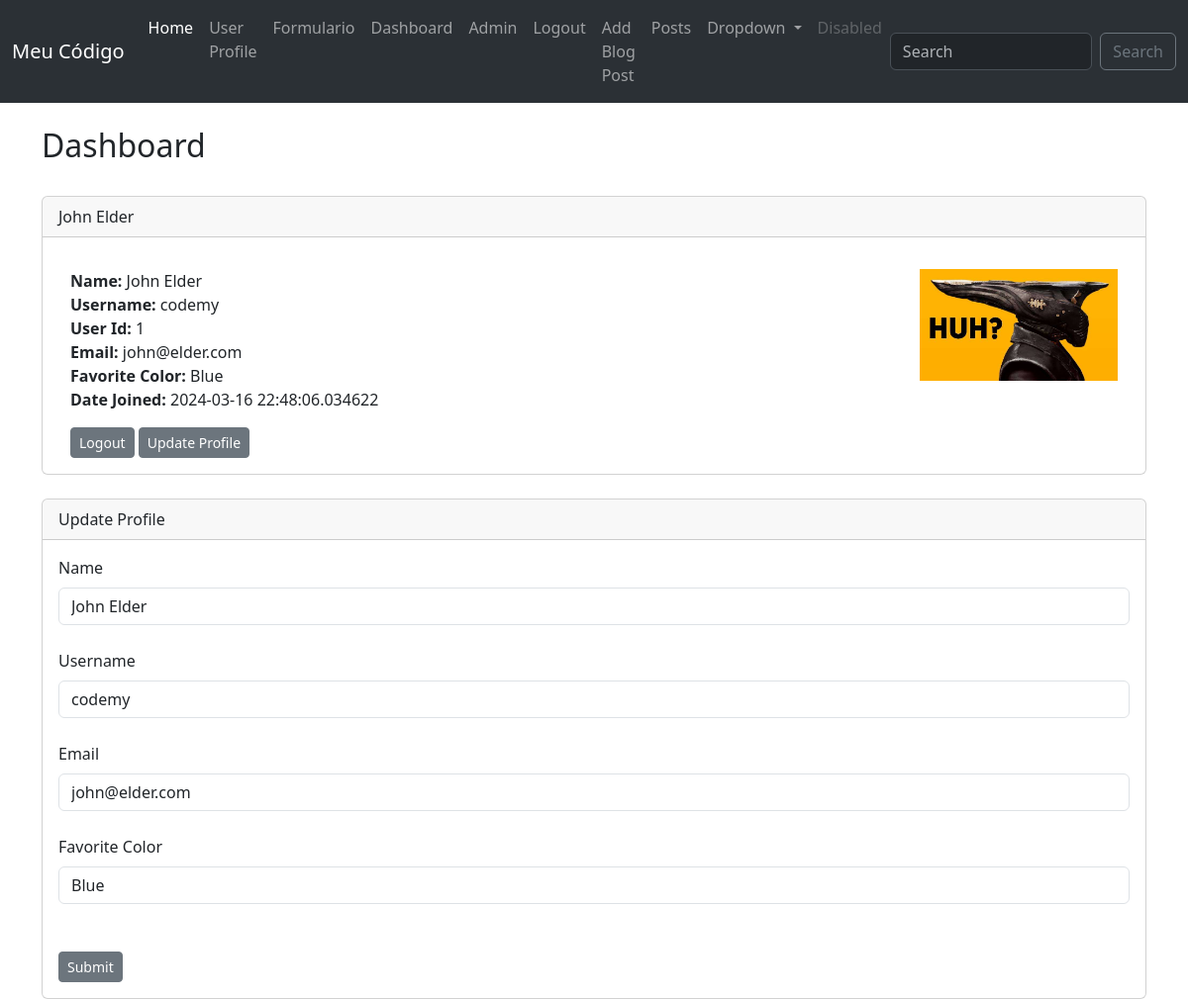
The app's page /dashboard (signed in) with its own data.
### app.py (models this page shows, shortened)
class Users(db.Model, UserMixin):
    id = db.Column(db.Integer, primary_key=True)
    username = db.Column(db.String(20), nullable=False, unique=True)
    name = db.Column(db.String(200), nullable=False)
    email = db.Column(db.String(120), nullable=False, unique=True)
    favorite_color = db.Column(db.String(120))
    date_added = db.Column(db.DateTime, default=datetime.now)
    password_hash = db.Column(db.String(128))
    posts = db.relationship('Posts', backref='poster')
    @property
    def password(self):
        raise AttributeError('Password is not a readable attribute')

### app.py (the view)
@app.route('/dashboard', methods=['GET', 'POST'])
@login_required
def dashboard():
    form = UserForm()
    id = current_user.id
    name_to_update = Users.query.get_or_404(id)
    if request.method == "POST":
        name_to_update.name = request.form['name']
        name_to_update.email = request.form['email']
        name_to_update.favorite_color = request.form['favorite_color']
        name_to_update.username = request.form['username']
        try:
            db.session.commit()
            flash("User Updated Successfully")
            return render_template("dashboard.html",
                                   form=form,
                                   name_to_update = name_to_update,
                                   id = id)
        except:
            flash("Error")
            return render_template("dashboard.html",
                                   form=form,
                                   name_to_update = name_to_update,
                                   id = id)
    else:
        return render_template("dashboard.html",
                                   form=form,
                                   name_to_update = name_to_update,
                                   id = id)

### webforms.py
class UserForm(FlaskForm):
    name = StringField("Name", validators=[DataRequired()])
    username = StringField("Username", validators=[DataRequired()])
    email = StringField("Email", validators=[DataRequired()])
    favorite_color = StringField("Favorite Color")
    password_hash = PasswordField('Password', validators=[DataRequired(), EqualTo('password_hash2', message='Passwords Must Match!')])
    password_hash2 = PasswordField('Confirm Password', validators=[DataRequired()])
    submit = SubmitField("Submit")

class SearchForm(FlaskForm):
    searched = StringField("Searched", validators=[DataRequired()])
    submit = SubmitField("Submit")

### app.py (called while the page is built)
@login_manager.user_loader
def load_user(user_id):
    return Users.query.get(int(user_id))

@app.context_processor
def base():
    form = SearchForm()
    return dict(form=form)

### templates/dashboard.html (shortened to what this page needs)
<!DOCTYPE html>
<html lang="en">
<head>
</head>
<body>
    {% extends 'base.html'%}
    {% block content %}
        <h2>Dashboard</h2>
        <br/>
        <div class="card">
    <div class="card-header">
        {{ current_user.name }}
    </div>
    <div class="card-body">
        <p class="card-text">
    <div class="container">
        <div class="row">
            <div class="col-8">
        <strong>Name:</strong>
        {{ current_user.name }}<br/>
        <strong>Username:</strong>
        {{ current_user.username }}<br/>
        <strong>User Id:</strong>
        {{ current_user.id }}<br/>
        <strong>Email:</strong>
        {{ current_user.email }}<br/>
        <strong>Favorite Color:</strong>
        {{ current_user.favorite_color }}<br/>
        <strong>Date Joined:</strong>
        {{ current_user.date_added }}<br/>
        </p>
        <a href="{{ url_for('logout')}}" class="btn btn-secondary btn-sm">Logout</a>
        <a href="{{ url_for('update', id=current_user.id)}}" class="btn btn-secondary btn-sm">Update Profile</a>
        </div>
        <div class="col-4">
            <img src="{{ url_for('static', filename='images/image0.jpg')}}" width="200" align="right">
        </div>
        </div>
        </div>
    <br/>
    <div class="card">
    <div class="card-header">
        Update Profile
    </div>
    <div class="card-body">
        <form action="/dashboard" method="POST" enctype="multipart/form-data">
            {{ form.name.label(class="form-label") }}
            {{ form.name(class="form-control", value=name_to_update.name) }}
            <br/>
            {{ form.username.label(class="form-label") }}
            {{ form.username(class="form-control", value=name_to_update.username) }}
            <br/>
            {{ form.email.label(class="form-label") }}
            {{ form.email(class="form-control", value=name_to_update.email) }}
            <br/>
            {{ form.favorite_color.label(class="form-label") }}
            {{ form.favorite_color(class="form-control", value=name_to_update.favorite_color) }}
            <br/>
            <br/>
            {{ form.submit(class="btn btn-secondary btn-sm") }}
        </form>
    </div>
    </div>
    {% endblock %}

### records on screen
Users: name "John Elder", username "codemy", id "1", email "john@elder.com", favorite_color "Blue", date_added "2024-03-16 22:48:06.034622"
